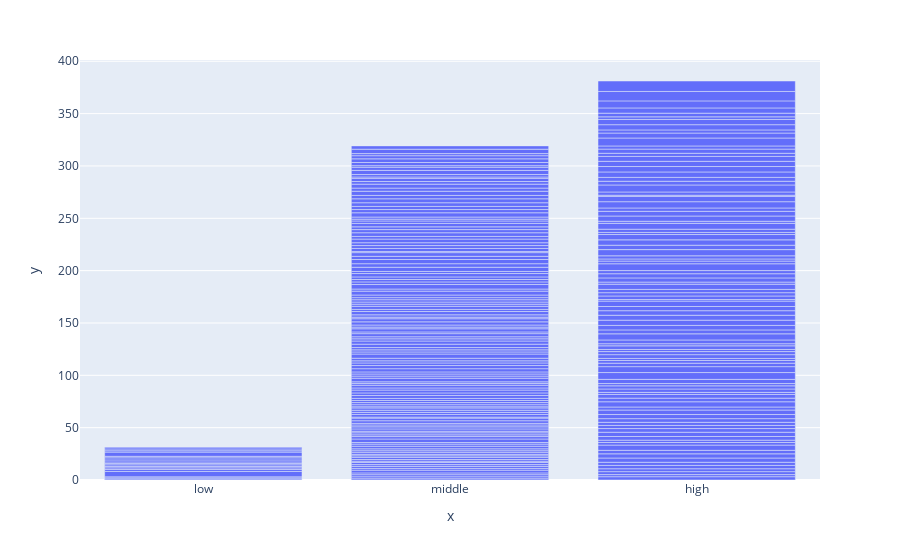

The notebook cell this image was saved under:
### Code cell
import plotly.express as px
fig = px.bar(x=tips['total_bill_cat'],y=tips['tip'])
fig.show()

### Figure 1 — Plotly figure (JSON) as saved in the notebook; plotly's stock layout.template omitted (floating-point values rounded to 4 significant figures; data arrays with more than 128 entries replaced by an {"elided": "..."} marker saying what was removed)
{"data": [{"alignmentgroup": "True", "hovertemplate": "x=%{x}<br>y=%{y}<extra></extra>", "legendgroup": "", "marker": {"color": "#636efa", "pattern": {"shape": ""}}, "name": "", "offsetgroup": "", "orientation": "v", "showlegend": false, "textposition": "auto", "type": "bar", "x": {"elided": "244 str values"}, "xaxis": "x", "y": {"elided": "244 float values"}, "yaxis": "y"}], "layout": {"barmode": "relative", "legend": {"tracegroupgap": 0}, "margin": {"t": 60}, "xaxis": {"anchor": "y", "domain": [0, 1], "title": {"text": "x"}}, "yaxis": {"anchor": "x", "domain": [0, 1], "title": {"text": "y"}}}}
